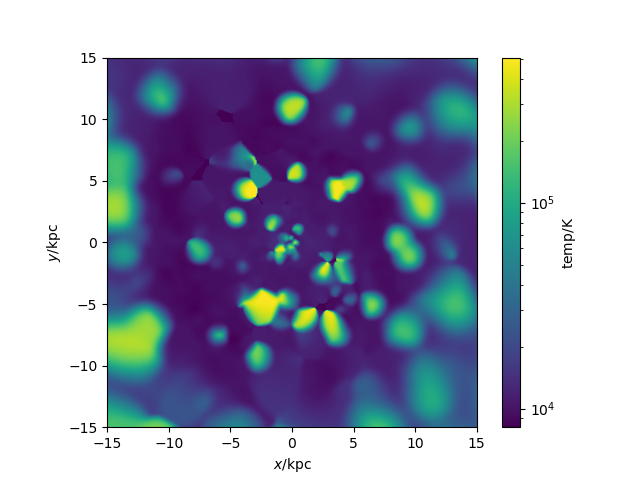

The Python source for this figure:
#galaxy 429 gas temp code
import pynbody
import numpy as np
from matplotlib import colors
import pynbody.plot.sph as sph
import matplotlib.pyplot as plt

#loading snapshot
s=pynbody.load('/mnt/data0/jillian/gguaman/r429/cosmo25p.768sg1bwK1BHe75.007779')

#setting to physical units
s.physical_units()

#centering halo
#pynbody.analysis.angmom.faceon(s)
pynbody.analysis.angmom.sideon(s)

#creating slice to show gas temp
sph.image(s.g,qty="temp",width=30,denoise=True,approximate_fast=False,log=True)

#plt.show()
#plt.savefig("galaxy429_temp.png")
plt.savefig("galaxy429_temp(side).png")
